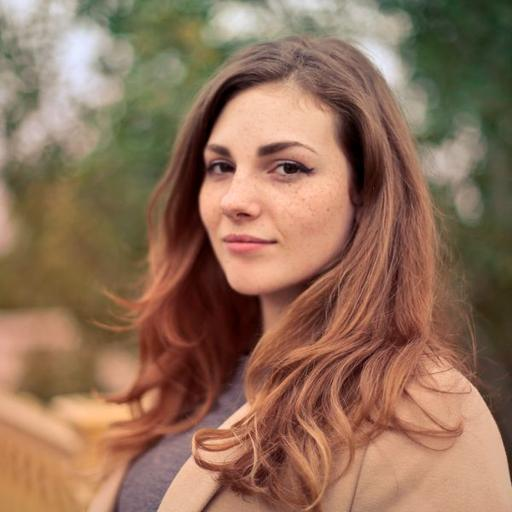
#> input picture app/modules/ai_video_director/face_test_imgs/different_identity.jpg, 512 x 512 px
$ python -i image_preprocess.py   (imports and definitions only)
#> lines starting #> are read from the running program, lines starting #| are printed output that depends on the picture
#> in prepare_image_for_3d, raw is the input picture: PIL image 512x512 RGB; mean R, G, B 145.4, 112, 89.5
"""Input image cleanup for better single-image 3D reconstruction."""
from __future__ import annotations

from pathlib import Path
from typing import Tuple

from PIL import Image, ImageChops, ImageEnhance, ImageFilter, ImageOps


def _corner_average(im: Image.Image) -> Tuple[int, int, int]:
    pts = [(0, 0), (im.width - 1, 0), (0, im.height - 1), (im.width - 1, im.height - 1)]
#> pts = [(0, 0), (511, 0), (0, 511), (511, 511)]
    samples = [im.getpixel((max(0, x), max(0, y)))[:3] for x, y in pts]
#> samples = [(199, 197, 198), (31, 46, 25), (187, 132, 78), (203, 158, 135)]
    return tuple(int(sum(c[i] for c in samples) / len(samples)) for i in range(3))


def _remove_flat_background(im: Image.Image) -> Image.Image:
    """Cheap fallback background cleanup for plain/light backgrounds.

    Conservative rule: only remove pixels near the corner background color or
    near-white regions. This works best for clean product / character sheets.
    """
    rgba = im.convert("RGBA")
    bg = _corner_average(rgba)
#> bg = (155, 133, 109)
    px = rgba.load()
    for y in range(rgba.height):
        for x in range(rgba.width):
            r, g, b, a = px[x, y]
            near_bg = abs(r - bg[0]) + abs(g - bg[1]) + abs(b - bg[2]) < 54
            near_white = r > 242 and g > 242 and b > 242
            if a > 0 and (near_bg or near_white):
                px[x, y] = (r, g, b, 0)
    alpha = rgba.getchannel("A").filter(ImageFilter.GaussianBlur(1.4))
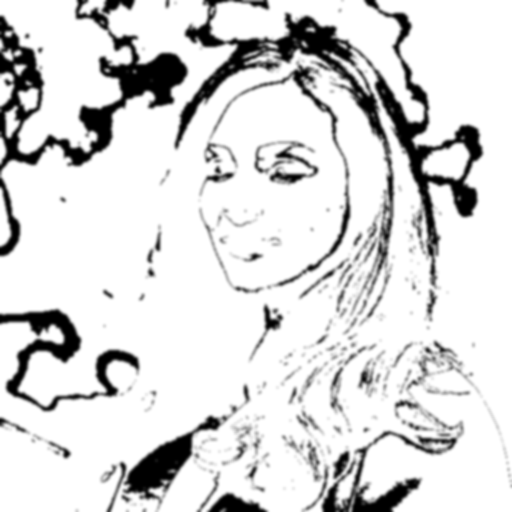
#> alpha: PIL image 512x512 L; min 0, max 255, mean 217.5
    rgba.putalpha(alpha)
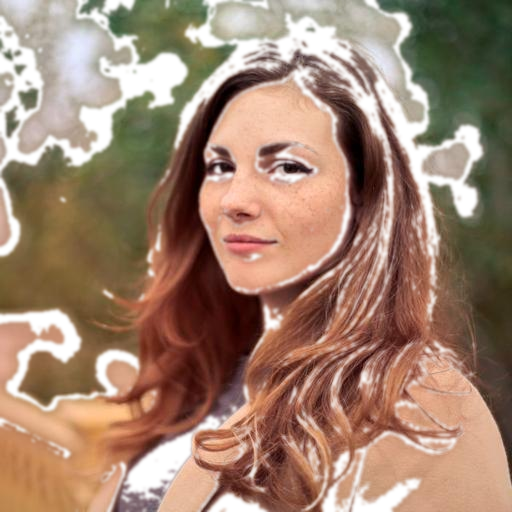
#> rgba: PIL image 512x512 RGBA; mean R, G, B, A 145.4, 112, 89.5, 217.5; transparent parts drawn white
    return rgba


def _tight_bbox(im: Image.Image):
    alpha = im.getchannel("A")
    return alpha.point(lambda p: 255 if p > 8 else 0).getbbox()


def _safe_bbox(im: Image.Image):
    """Return bbox only when background removal likely succeeded.

    If the bbox covers nearly the whole frame, using it tends to create the
    "textured card / flat rectangle" failure mode on TripoSR, so we skip the
    crop and keep the original composition.
    """
    bbox = _tight_bbox(im)
#> bbox = (0, 0, 512, 512)
    if not bbox:
        return None
    left, top, right, bottom = bbox
#> left = 0; top = 0; right = 512; bottom = 512
    bw = max(1, right - left)
#> bw = 512
    bh = max(1, bottom - top)
#> bh = 512
    area_ratio = (bw * bh) / max(1, im.width * im.height)
#> area_ratio = 1
    full_w = bw / max(1, im.width)
#> full_w = 1
    full_h = bh / max(1, im.height)
#> full_h = 1
    if area_ratio > 0.88 or (full_w > 0.96 and full_h > 0.96):
        return None
    return bbox


def prepare_image_for_3d(src_path: str | Path, out_path: str | Path, canvas_size: int = 1024, vertical_bias: float = 0.54) -> Path:
    src_path = Path(src_path)
    out_path = Path(out_path)
    out_path.parent.mkdir(parents=True, exist_ok=True)

    with Image.open(src_path) as raw:
        raw = ImageOps.exif_transpose(raw)
        original = raw.convert("RGBA")
        im = original.copy()

    # Background cleanup first.
    im = _remove_flat_background(im)
    bbox = _safe_bbox(im)

    if bbox:
        left, top, right, bottom = bbox
        pad_x = max(16, int((right - left) * 0.1))
        pad_y = max(16, int((bottom - top) * 0.1))
        crop = im.crop(
            (
                max(0, left - pad_x),
                max(0, top - pad_y),
                min(im.width, right + pad_x),
                min(im.height, bottom + pad_y),
            )
        )
    else:
        crop = im.copy()

    # IMPORTANT: preserve alpha from the cropped image before any RGB enhancement.
    alpha_mask = crop.getchannel("A")

    # Mild cleanup/enhancement: enough to help geometry/texture without making it fake.
    rgb = crop.convert("RGB")
    rgb = rgb.filter(ImageFilter.MedianFilter(3))
    rgb = ImageEnhance.Color(rgb).enhance(1.05)
    rgb = ImageEnhance.Contrast(rgb).enhance(1.04)
    rgb = ImageEnhance.Sharpness(rgb).enhance(1.05)
    crop = rgb.convert("RGBA")
    crop.putalpha(alpha_mask)

    # Square transparent canvas. vertical_bias=0.54 (default, character use) leaves
    # a bit more room below for feet; do_vat_3d passes 0.5 for plain centering
    # since props (trees, houses...) have no "feet" composition assumption.
    canvas = Image.new("RGBA", (canvas_size, canvas_size), (0, 0, 0, 0))
#> canvas: PIL image 1024x1024 RGBA; every value is 0
    scale = min((canvas_size * 0.78) / max(1, crop.width), (canvas_size * 0.86) / max(1, crop.height))
#> scale = 1.56
    new_size = (max(1, int(crop.width * scale)), max(1, int(crop.height * scale)))
#> new_size = (798, 798)
    crop = crop.resize(new_size, Image.Resampling.LANCZOS)
#> crop: PIL image 798x798 RGBA
    x = (canvas_size - crop.width) // 2
#> x = 113
    y = int(canvas_size * vertical_bias - crop.height / 2)
#> y = 153
    y = max(0, min(canvas_size - crop.height, y))
    canvas.alpha_composite(crop, (x, y))
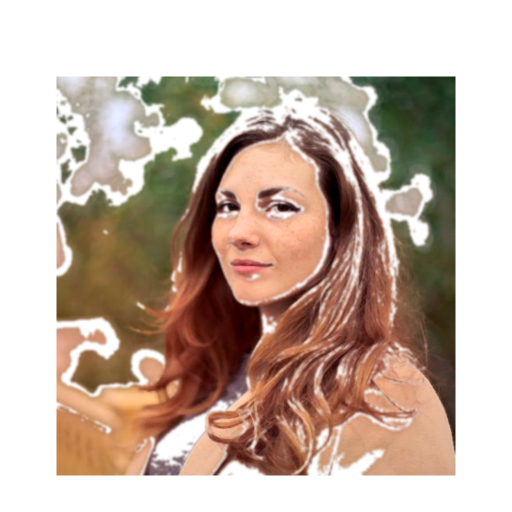
#> canvas: PIL image 1024x1024 RGBA (shown at 1/2 size); mean R, G, B, A 85.8, 64.2, 49.5, 132.1; transparent parts drawn white

    # If the canvas ended up almost fully opaque, preprocessing likely failed.
    # Fall back to the original image resized onto a transparent canvas instead
    # of sending a flat textured rectangle into TripoSR.
    alpha = canvas.getchannel("A")
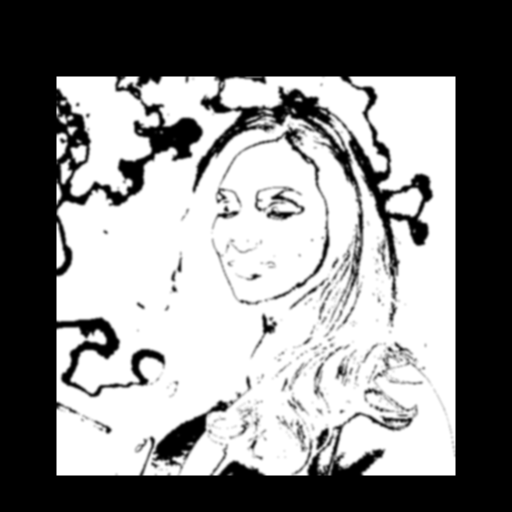
#> alpha: PIL image 1024x1024 L (shown at 1/2 size); min 0, max 255, mean 132.1
    alpha_bbox = alpha.point(lambda p: 255 if p > 8 else 0).getbbox()
#> alpha_bbox = (113, 153, 911, 951)
    if alpha_bbox:
        aw = alpha_bbox[2] - alpha_bbox[0]
#> aw = 798
        ah = alpha_bbox[3] - alpha_bbox[1]
#> ah = 798
        area_ratio = (aw * ah) / max(1, canvas_size * canvas_size)
#> area_ratio = 0.607
        if area_ratio > 0.92:
            plain = Image.new("RGBA", (canvas_size, canvas_size), (0, 0, 0, 0))
            fallback = original.copy()
            scale = min((canvas_size * 0.82) / max(1, fallback.width), (canvas_size * 0.88) / max(1, fallback.height))
            new_size = (max(1, int(fallback.width * scale)), max(1, int(fallback.height * scale)))
            fallback = fallback.resize(new_size, Image.Resampling.LANCZOS)
            fx = (canvas_size - fallback.width) // 2
            fy = (canvas_size - fallback.height) // 2
            plain.alpha_composite(fallback, (fx, fy))
            canvas = plain

    canvas.save(out_path)
    return out_path


def prepare_character_hd_reference(src_path: str | Path, out_path: str | Path, canvas_size: int = 1024) -> Path:
    """Identity-safe Character-HD framing.

    No denoise, sharpen, color, contrast, or generative processing is applied.
    The function only honors EXIF orientation, preserves aspect ratio, adds a
    safety margin around an existing alpha silhouette, and caps enlargement at
    1.5x so facial pixels are not aggressively invented by interpolation.
    """
    src = Path(src_path)
    dst = Path(out_path)
    dst.parent.mkdir(parents=True, exist_ok=True)
    with Image.open(src) as raw:
        image = ImageOps.exif_transpose(raw).convert("RGBA")
    alpha = image.getchannel("A")
    bbox = alpha.point(lambda p: 255 if p > 8 else 0).getbbox()
    if bbox and bbox != (0, 0, image.width, image.height):
        left, top, right, bottom = bbox
        pad_x = max(8, int((right - left) * 0.06))
        pad_y = max(8, int((bottom - top) * 0.06))
        image = image.crop((max(0, left - pad_x), max(0, top - pad_y),
                            min(image.width, right + pad_x), min(image.height, bottom + pad_y)))
    available_w, available_h = canvas_size * 0.84, canvas_size * 0.90
    scale = min(available_w / max(1, image.width), available_h / max(1, image.height), 1.5)
    resized = image.resize((max(1, round(image.width * scale)), max(1, round(image.height * scale))),
                           Image.Resampling.LANCZOS)
    canvas = Image.new("RGBA", (canvas_size, canvas_size), (0, 0, 0, 0))
    x = (canvas_size - resized.width) // 2
    y = max(0, canvas_size - resized.height - int(canvas_size * 0.05))
    canvas.alpha_composite(resized, (x, y))
    canvas.save(dst)
    return dst

>>> result = prepare_image_for_3d('../ai_video_director/face_test_imgs/different_identity.jpg', 'out.png')

$ run again, on app/modules/ai_video_director/face_test_imgs/duplicate_face.jpg
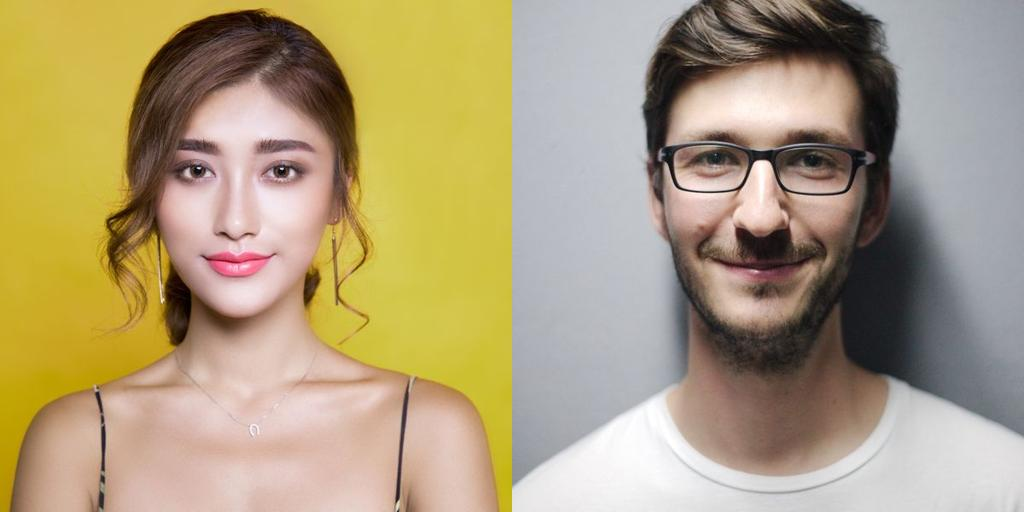
#> input picture app/modules/ai_video_director/face_test_imgs/duplicate_face.jpg, 1024 x 512 px
#> in prepare_image_for_3d, raw is the input picture: PIL image 1024x512 RGB; mean R, G, B 174.3, 157.8, 123.1
#> samples = [(207, 186, 61), (148, 148, 158), (174, 144, 12), (206, 206, 206)]
#> bg = (183, 171, 109)
#> bbox = (0, 0, 1024, 512)
#> left = 0; right = 1024; bottom = 512
#> bw = 1024
#> bh = 512
#> in _safe_bbox, `area_ratio = (bw * bh) / max(1, im.width * im.height)`: area_ratio = 1
#> in prepare_image_for_3d, `canvas.alpha_composite(crop, (x, y))`:
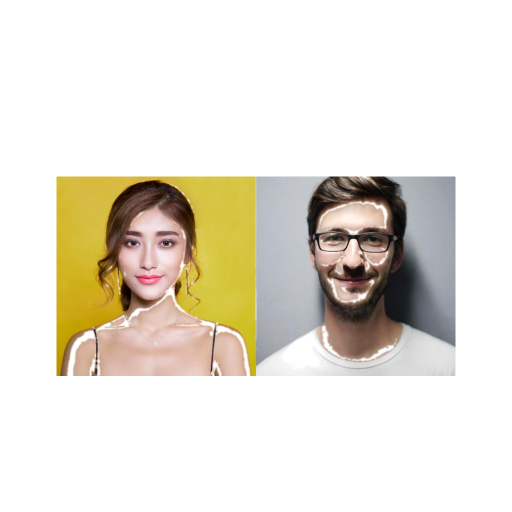
#> canvas: PIL image 1024x1024 RGBA (shown at 1/2 size); mean R, G, B, A 52.2, 46.8, 35.3, 74; transparent parts drawn white
#> in prepare_image_for_3d, `alpha = canvas.getchannel("A")`:
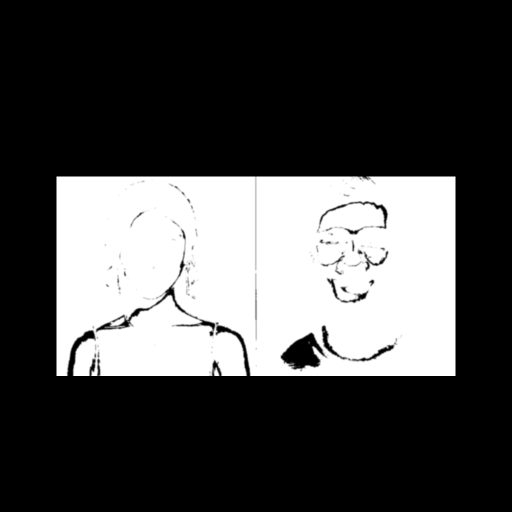
#> alpha: PIL image 1024x1024 L (shown at 1/2 size); min 0, max 255, mean 74
#> alpha_bbox = (113, 353, 911, 752)
#> aw = 798
#> ah = 399
#> in prepare_image_for_3d, `area_ratio = (aw * ah) / max(1, canvas_size * canvas_size)`: area_ratio = 0.304

$ run again, on app/modules/ai_video_director/face_test_imgs/frontal_clean.jpg
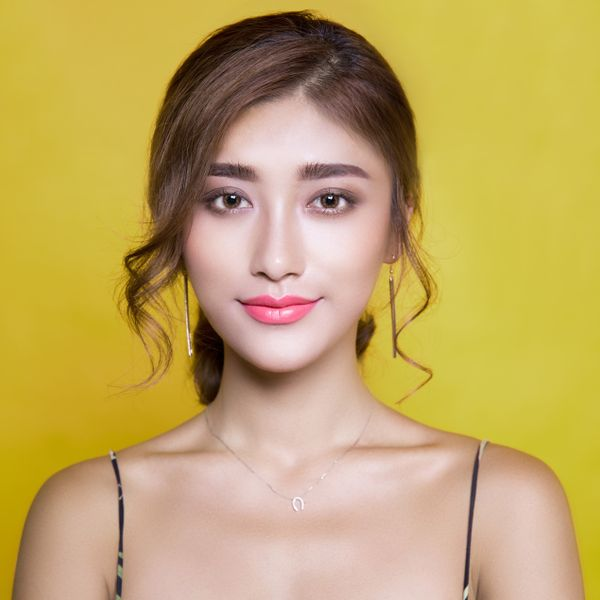
#> input picture app/modules/ai_video_director/face_test_imgs/frontal_clean.jpg, 600 x 600 px
#> in prepare_image_for_3d, raw is the input picture: PIL image 600x600 RGB; mean R, G, B 194.1, 167.1, 98.1
#> samples = [(209, 185, 61), (208, 193, 68), (180, 143, 11), (196, 181, 20)]
#> bg = (198, 175, 40)
#> in _remove_flat_background, `rgba.putalpha(alpha)`:
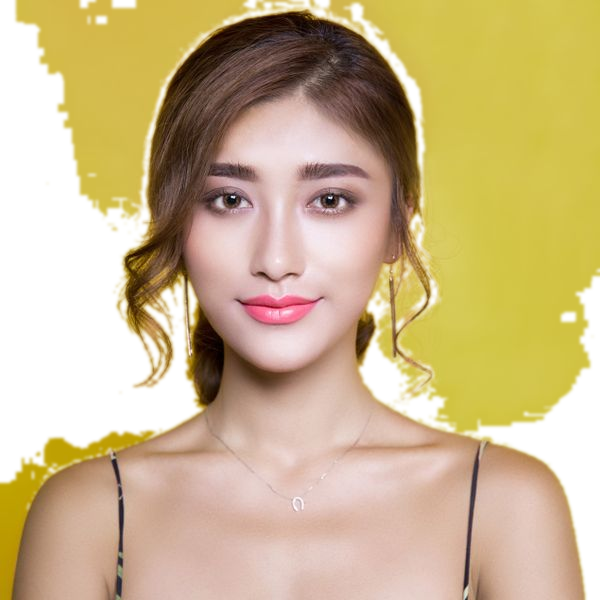
#> rgba: PIL image 600x600 RGBA; mean R, G, B, A 194.1, 167.1, 98.1, 204.6; transparent parts drawn white
#> bbox = (0, 0, 600, 600)
#> left = 0; right = 600
#> in _safe_bbox, `area_ratio = (bw * bh) / max(1, im.width * im.height)`: area_ratio = 1
#> in prepare_image_for_3d, `alpha = canvas.getchannel("A")`:
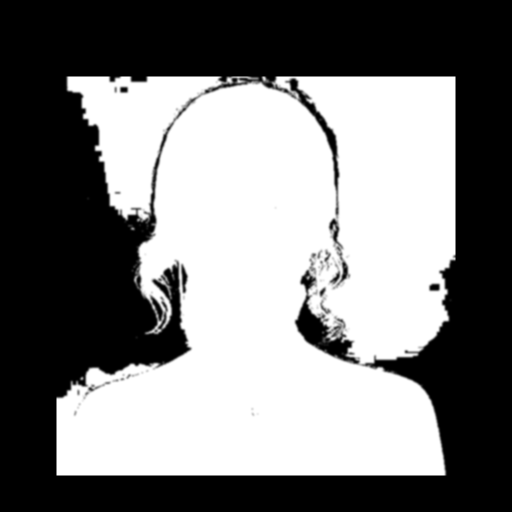
#> alpha: PIL image 1024x1024 L (shown at 1/2 size); min 0, max 255, mean 124.3
#> alpha_bbox = (113, 153, 911, 951)
#> aw = 798
#> in prepare_image_for_3d, `area_ratio = (aw * ah) / max(1, canvas_size * canvas_size)`: area_ratio = 0.607
